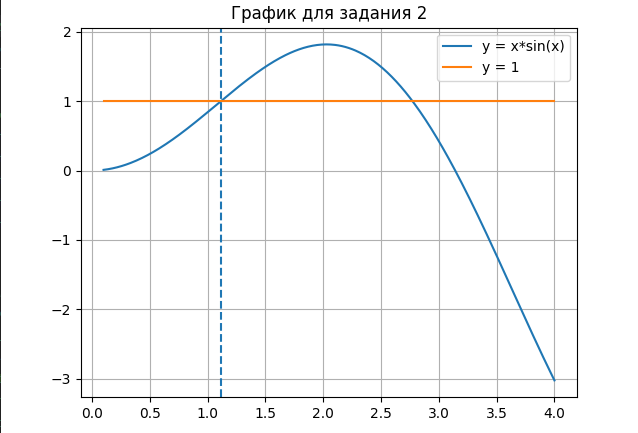

Write the Python code that produced this figure.
import numpy as np
import matplotlib.pyplot as plt

def phi(x):
    return 1/np.sin(x)

x = 1
eps = 0.001

while True:
    x_next = phi(x)
    if abs(x_next - x) < eps:
        break
    x = x_next

print("Корень:", x_next)

# график
x_vals = np.linspace(0.1,4,400)
y1 = x_vals*np.sin(x_vals)
y2 = np.ones_like(x_vals)

plt.plot(x_vals,y1,label="y = x*sin(x)")
plt.plot(x_vals,y2,label="y = 1")
plt.axvline(x_next, linestyle="--")

plt.legend()
plt.grid()
plt.title("График для задания 2")
plt.show()
